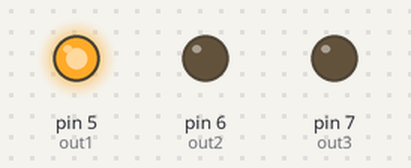
The sketch below on a simulated Arduino Uno, built with avr-gcc and run on an emulated ATmega328P. Parts: output pins drawn as LEDs (lit = HIGH).

Above: at 0.15 s.
At 0.75 s:
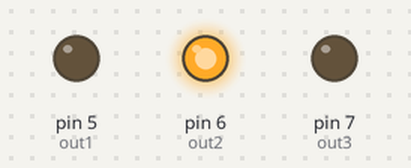
At 1.35 s:
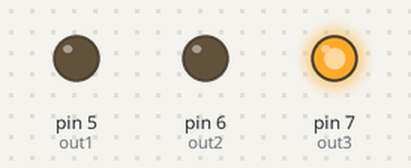
At 3.45 s:
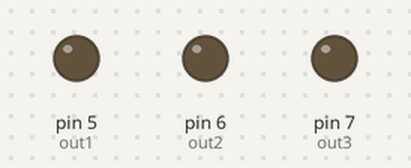
Timing chart, 0 to 4.1 s (numbered marks = the images above):
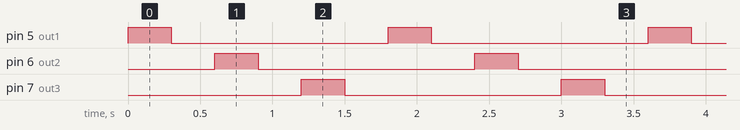

The sketch:

multi_LED.ino
```cpp
int out1 = 5;
int out2 = 6;
int out3 = 7;


void setup() {


pinMode(out1, OUTPUT);
pinMode(out2, OUTPUT);
pinMode(out3, OUTPUT);


}


void loop() {
    digitalWrite(out1, HIGH);
    delay(300);
    digitalWrite(out1, LOW);
    delay(300);
    digitalWrite(out2, HIGH);
    delay(300);
    digitalWrite(out2, LOW);
    delay(300);
    digitalWrite(out3, HIGH);
    delay(300);
    digitalWrite(out3, LOW);
    delay(300);

                  }
```

Measured:
- by itself, pin 5 (out1), pin 6 (out2), pin 7 (out3): alternates HIGH for 0.30 s and LOW for 1.5 s
- by itself, everything shown: repeats every 1.8 s, in 6 steps
